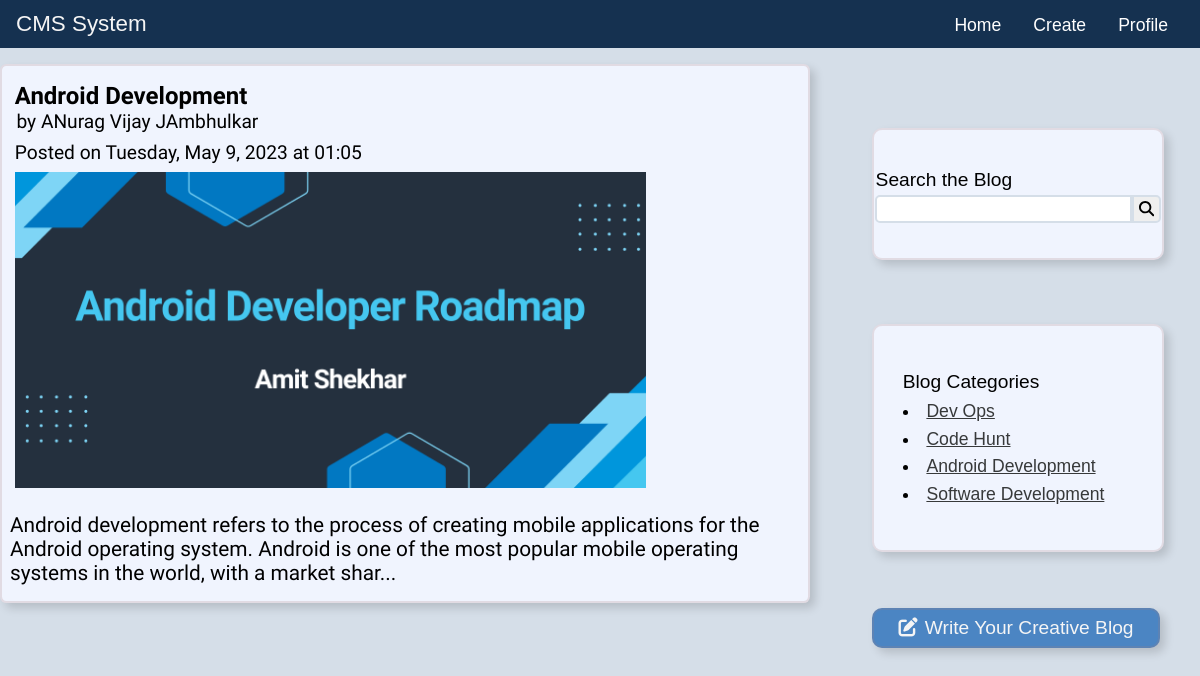
/category.php?category=PID20230510010531727, run on the app's committed database.
### tables this page shows
CREATE TABLE `posts` (
  `PID` varchar(20) NOT NULL,
  `email` varchar(256) NOT NULL,
  `user` varchar(256) NOT NULL,
  `category` varchar(256) NOT NULL,
  `date` varchar(32) NOT NULL,
  `time` varchar(10) NOT NULL,
  `thumbnail` varchar(64) DEFAULT NULL,
  `file` varchar(64) DEFAULT NULL,
  `content` varchar(2048) NOT NULL,
  `status` varchar(6) NOT NULL
);

### category.php (the view, shortened to what this page needs)
<!DOCTYPE html>
<html lang="en">
<head>
  <link rel="stylesheet" href="./css/index.css" />
</head>
<body>
  <?php require "includes/db.php" ?>
  <?php require_once "./includes/nav.php" ?>
  <div id="main">
    <div id="container">
      <?php
      if (isset($_GET['category'])) {
        $cat_id = $_GET['category'];
      }
      $query = "select category from posts where PID='$cat_id';";
      $data = mysqli_query($con, $query);
      $row = mysqli_fetch_assoc($data);
      $cat = $row['category'];
      $query = "select * from posts where category='$cat';";
      $data = mysqli_query($con, $query);
      while ($row = mysqli_fetch_assoc($data)) {
        $PID = $row["PID"];
        $topic = $row["category"];
        $user = $row["user"];
        $date = $row["date"];
        $time = $row["time"];
        $thumbnail = $row["thumbnail"];
        $content = $row["content"];
        ?>
        <ul class="postID" id=<?php echo $PID ?>>
          <li>
            <?php echo $topic ?>
          </li>
          <li>by
            <?php echo $user ?>
          </li>
          <li>Posted on
            <?php echo $date . " at " . substr($time, 0, 5) ?>
          </li>
          <li><img src=<?php echo $thumbnail ?> alt="" /></li>
          <li>
            <?php echo (strlen($content) > 200) ? substr($content, 0, 200) . "..." : $content ?>
          </li>
        </ul>
      <?php } ?>
    </div>
    <div id="sidebar">
      <?php require_once "./includes/searchBar.php" ?>
      <?php require_once "./includes/category.php" ?>
      <button type="submit" id="createBlogBtn">
        <i class="fa-solid fa-pen-to-square"></i>
        Write Your Creative Blog
      </button>
    </div>
  </div>
</body>
</html>

### includes/category.php
<div id="categoryBox">
    <div id="categoryTitle">Blog Categories</div>
    <div id="categories">
        <?php
        $query = "select distinct * from posts order by PID desc limit 5";
        $data = mysqli_query($con, $query);
        while ($row = mysqli_fetch_assoc($data)) {
            $cat_id = $row['PID'];
            $cat = $row['category'];
            echo "<li><a class='catBtn' href='category.php?category={$cat_id}'>" . $cat . "</a></li>";
        } ?>
    </div>
</div>

### css/index.css (style rules this page uses)
* { margin: 0; padding: 0; }
body { width: 100vw; height: auto; overflow-x: hidden; position: relative; display: flex; flex-direction: column; background: #d5dee8; }
#main { display: flex; height: auto; width: 100%; }
#container { background: #d5dee8; width: 70%; height: auto; display: block; margin-top: 4rem; font-family: 'Ysabeau', sans-serif; }
#container ul { width: 94%; background-color: #f0f4fe; margin-bottom: 1rem; padding: 1rem 0.5rem; border-radius: 0.4rem; transition: all 0.2s; border: 2px solid rgba(163, 120, 120, 0.2); box-shadow: 5px 5px 10px rgba(0, 0, 0, 0.15); cursor: pointer; }
#container li:nth-child(1) { font-size: 1.5rem; padding: 0 0.3rem; font-weight: 600; }
#container li:nth-child(2) { font-size: 1.2rem; padding: 0 0.4rem; }
#container li:nth-child(3) { font-size: 1.2rem; padding: 0.5rem 0.3rem; }
#container li:nth-child(4) img { width: 80%; position: relative; padding: 0 0.3rem; }
#container li:nth-child(5) { padding-top: 1.3rem; font-size: 1.3rem; }
#sidebar { margin-top: 3rem; width: 30%; height: 100vh; background-color: #d5dee8; ; display: block; display: flex; flex-direction: column; left: 70%; position: fixed; z-index: 1; }
#sidebar #categoryBox { width: 80%; height: 14rem; display: flex; position: relative; flex-direction: column; justify-content: center; align-items: center; border-radius: 10px; background-color: #f0f4fe; margin: 6vh 0 5vh 2rem; transition: all 0.3s; font-family: 'Montserrat', sans-serif; border: 2px solid rgba(163, 120, 120, 0.2); box-shadow: 5px 5px 10px rgba(0, 0, 0, 0.15); }
#sidebar #categoryBox #categoryTitle { width: 80%; font-size: 1.2rem; cursor: default; }
#sidebar #categoryBox #categories { width: 80%; display: grid; overflow: hidden; margin-top: 0.5rem; grid-template-columns: 1fr; grid-gap: 0.4rem; font-size: 1.1rem; }
#sidebar #categoryBox #categories .catBtn { width: 80%; color: #37393a; cursor: pointer; white-space: nowrap; text-align: left; overflow: hidden; transition: all 0.1s; }
#sidebar #createBlogBtn { width: 80%; height: 2.5rem; border-radius: 10px; margin: 2vh 0 2rem 2rem; outline: none; cursor: pointer; color: whitesmoke; text-align: center; font-size: 1.2rem; padding: 0.2rem 0; font-family: 'Montserrat', sans-serif; background-color: #4b85c3; transition: all 0.3s ease-out; border: 2px solid rgba(163, 120, 120, 0.2); box-shadow: 5px 5px 10px rgba(0, 0, 0, 0.15); }
#sidebar button i { color: whitesmoke; width: 1rem; padding-right: 5px; }

### data on the page
posts: category "Android Development", user "ANurag Vijay JAmbhulkar", date "Tuesday, May 9, 2023", time "01:05", thumbnail (picture), content "Android development refers to the process of creating mobile applications for the Android operating system. Android is one of the most popular mobile operating systems in the world, with a market shar"
posts: category "Dev Ops"
posts: category "Code Hunt"
posts: category "Software Development"
